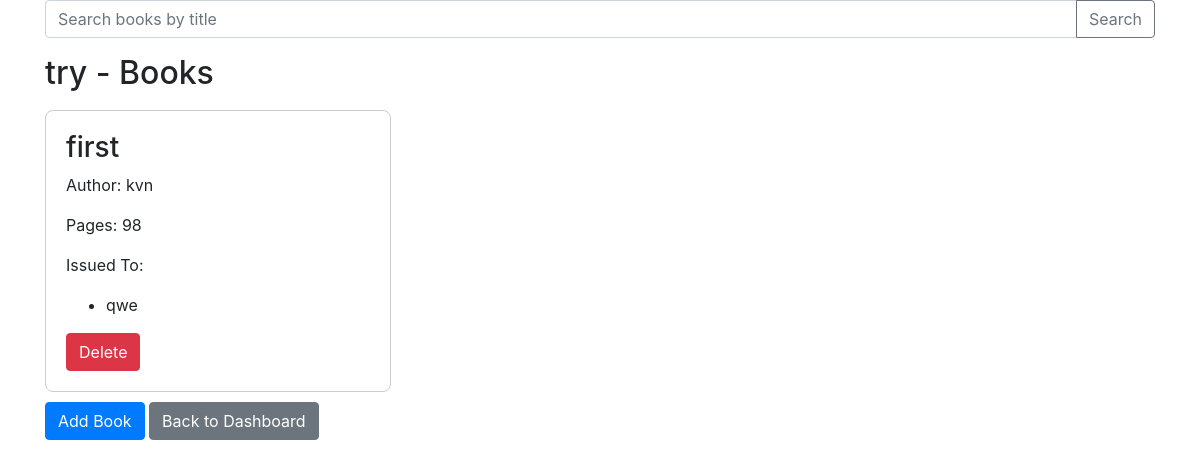
Before: /sections/1/books (signed in) with the older database file.
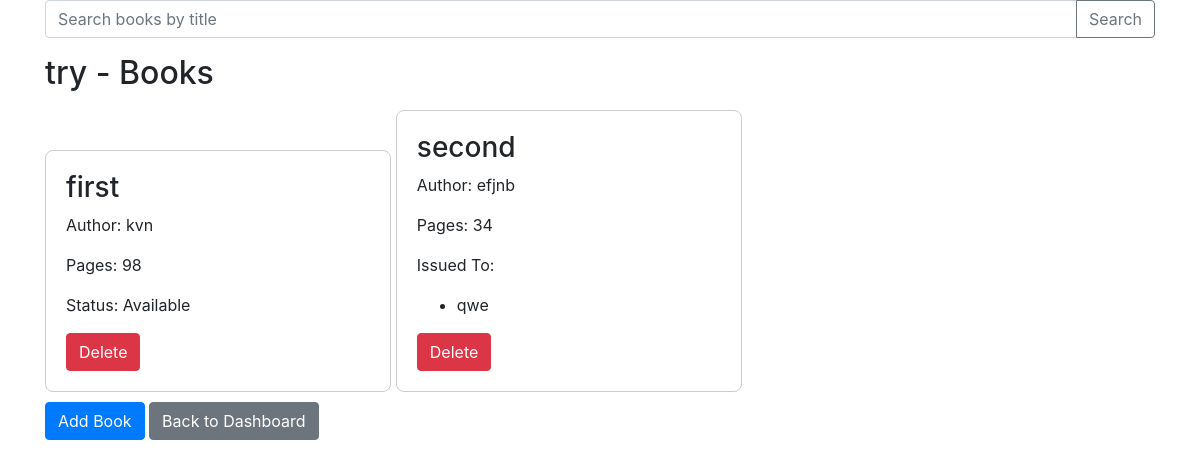
After: the same page with the newer database file.
### app.py (models this page shows)
class Book(db.Model):
    id = db.Column(db.Integer, primary_key=True)
    title = db.Column(db.String(150), nullable=False)
    author = db.Column(db.String(100), nullable=False)
    pages = db.Column(db.Integer)  # Add this line for the number of pages
    section_id = db.Column(db.Integer, db.ForeignKey('section.id'), nullable=False)
    section = db.relationship('Section', back_populates='books')
    issues = db.relationship('Issue', backref='book', lazy='dynamic')

class User(db.Model):
    id = db.Column(db.Integer, primary_key=True)
    name = db.Column(db.String(100), nullable=False)
    email = db.Column(db.String(120), unique=True, nullable=False)
    mobile = db.Column(db.String(10), unique=True, nullable=False)
    username = db.Column(db.String(80), unique=True, nullable=False)
    password = db.Column(db.String(100), nullable=False)
    role = db.Column(db.String(20), nullable=False, default='user')
    sections = db.relationship('Section', backref='librarian', lazy='dynamic')
    issues = db.relationship('Issue', foreign_keys="[Issue.user_id]", backref='user', lazy='dynamic')
    librarian_actions = db.relationship('Issue', foreign_keys="[Issue.librarian_id]", backref='librarian', lazy='dynamic')

### app.py (the view)
@app.route('/sections/<int:section_id>/books', methods=['GET', 'POST'])
def view_books(section_id):
    if 'librarian_id' not in session:
        return redirect(url_for('librarian_login'))
    section = Section.query.get_or_404(section_id)
    query = request.args.get('query')  # or request.form.get('query') for POST
    if query:
        books = Book.query.filter(Book.section_id == section_id, Book.title.contains(query)).all()
    else:
        books = Book.query.filter_by(section_id=section_id).all()
    return render_template('section_books.html', section=section, books=books)

### templates/section_books.html (shortened to what this page needs)
<!DOCTYPE html>
<html lang="en">
<head>
    <link rel="stylesheet" href="https://stackpath.bootstrapcdn.com/bootstrap/4.3.1/css/bootstrap.min.css">
</head>
<body>
<div class="container">
    <form action="{{ url_for('view_books', section_id=section.id) }}" method="GET" class="input-group mb-3">
        <input type="text" class="form-control" placeholder="Search books by title" name="query">
        <div class="input-group-append">
            <button class="btn btn-outline-secondary" type="submit">Search</button>
        </div>
    </form>
    <h2>{{ section.title }} - Books</h2>
    <div>
        {% for book in books %}
        <div class="book-card">
            <h3>{{ book.title }}</h3>
            <p>Author: {{ book.author }}</p>
            <p>Pages: {{ book.pages if book.pages else 'N/A' }}</p>
           {% set issued_users = [] %}
           {% for issue in book.issues %}
               {% if issue.status == 'issued' %}
                   {% set issued_users = issued_users.append(issue.user.name) %}
               {% endif %}
           {% endfor %}
           {% if issued_users %}
               <p>Issued To:</p>
               <ul>
                   {% for user_name in issued_users %}
                       <li>{{ user_name }}</li>
                   {% endfor %}
               </ul>
           {% else %}
               <p>Status: Available</p>
           {% endif %}
            <form action="{{ url_for('delete_book', book_id=book.id) }}" method="post" style="display:inline;">
                <button type="submit" class="btn btn-danger">Delete</button>
            </form>
        </div>
        {% else %}
        <p>No books in this section yet.</p>
        {% endfor %}
    </div>
    <a href="{{ url_for('add_book', section_id=section.id) }}" class="btn btn-primary">Add Book</a>
    <a href="{{ url_for('librarian_dashboard') }}" class="btn btn-secondary">Back to Dashboard</a>
</div>
</body>
</html>

Changed rows visible on the page:
changed Book "first": loses User (name "qwe"); text "Issued To:" → "Status: Available"
added Book: title "second", author "efjnb", pages "34", User (name "qwe")
